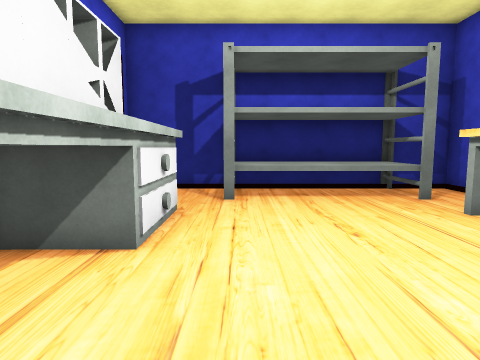
[1] (above)

12 first-person views from a walk through a scene from a Unity 3-D project. The camera is 1.5 m above the floor, tilts 6° down and sees 75° across. The floor is counted in squares, 1 m on a side. Each view is taken from the middle of a square. On the plan, view 1 faces up. The plan holds only what a view shows up to about 15 squares ahead; the rest is blank.

[2]
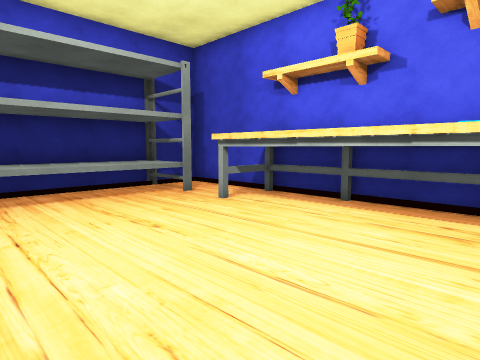

[3]
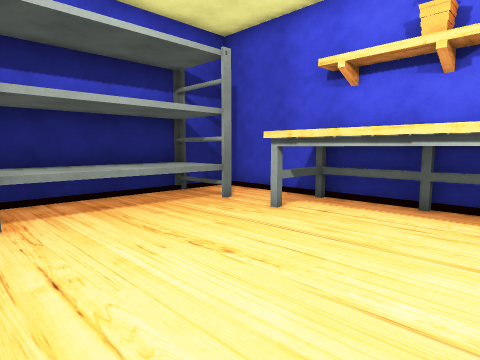

[4]
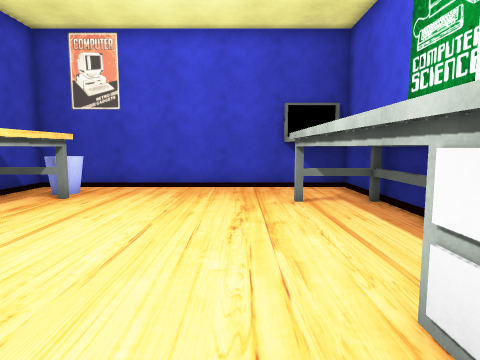

[5]
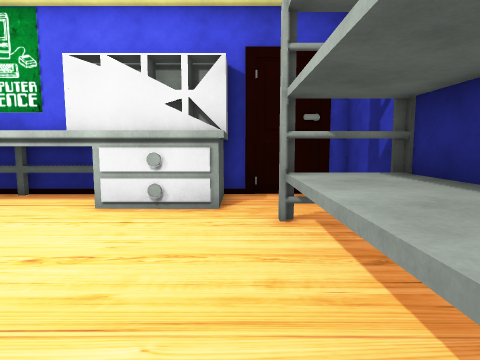

[6]
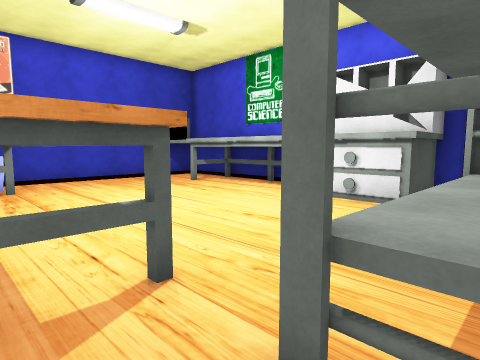

[7]
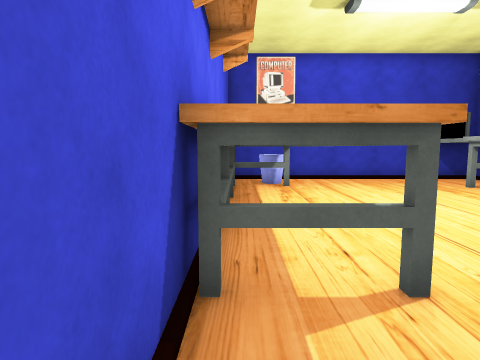

[8]
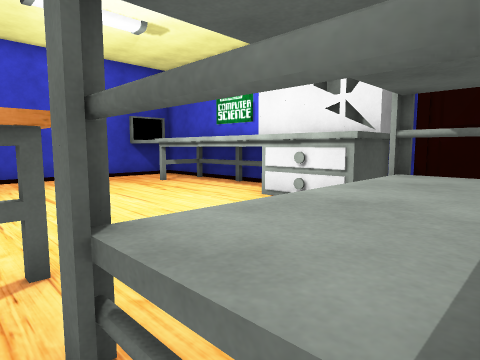

[9]
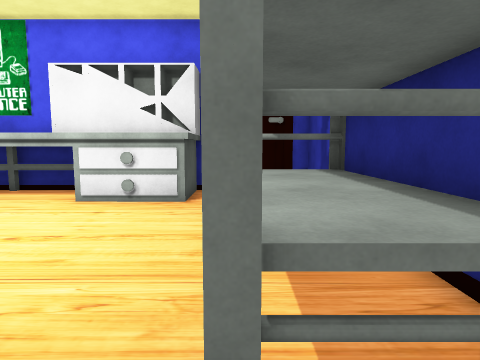

[10]
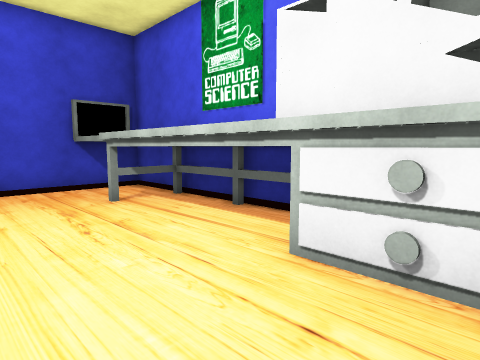

[11]
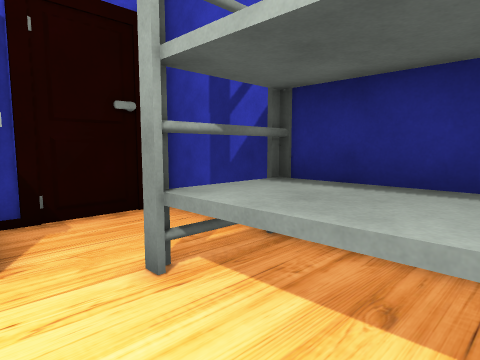

[12]
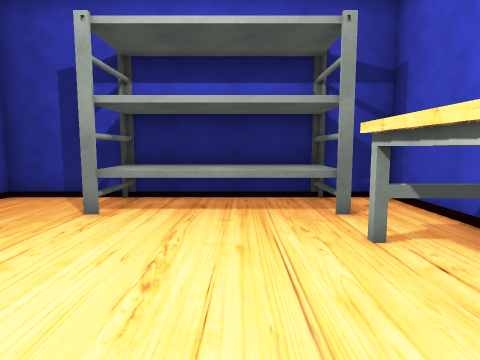

### Floor plan
Key: @ floor where view 1 was taken; # wall or solid block; x gap in a wall; . floor; = window, fence, low wall or low ledge; ^ raised ledge.
Columns run from 4 left of view 1 to 8 right of it. Each row starts with its distance up from view 1.
 12 #############
 11 #...x^^^^x..#
 10 #...^^^^^^..#
  9 #...^^^^^^..#
  8 #...........#
  7 ###......####
  6   #......#
  5   #......#
  4   #......#
  3   #......#
  2   #......#
  1   #......#
  0   #.@....#
 -1   #......#
 -2   #......##
 -3    ......=#
 -4    .......#
 -5   #########

Where each view was taken, in squares from view 1:
view 1: 0 up, 0 right, facing up
view 2: 0 up, 1 left, facing up-right
view 3: 2 up, 1 left, facing up-right
view 4: 7 up, 0 right, facing down
view 5: 8 up, 6 right, facing left
view 6: 10 up, 7 right, facing down-left
view 7: 10 up, 7 right, facing down
view 8: 11 up, 6 right, facing down-left
view 9: 9 up, 7 right, facing left
view 10: 7 up, 2 right, facing down-left
view 11: 7 up, 3 right, facing up-left
view 12: 2 up, 3 right, facing up
